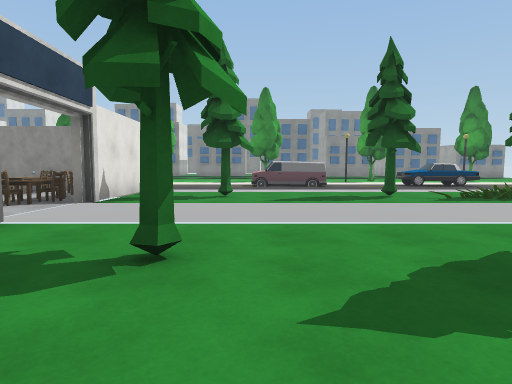
view 1 (above)

24 first-person views from a walk through a Unity game level. The camera is 1.2 m above the floor, tilts 4° down and sees 75° across. The floor is counted in squares, 2 m on a side. Each view is taken from the middle of a square. On the plan, view 1 faces up. The plan holds only what a view shows up to about 10 squares ahead; the rest is blank. The place goes on beyond the plan. The player is left out. Some surface patterns are stand-ins.

view 2
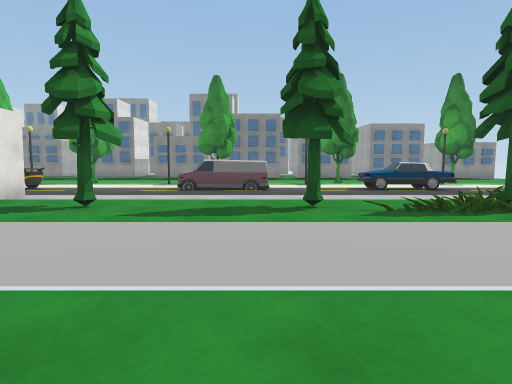

view 3
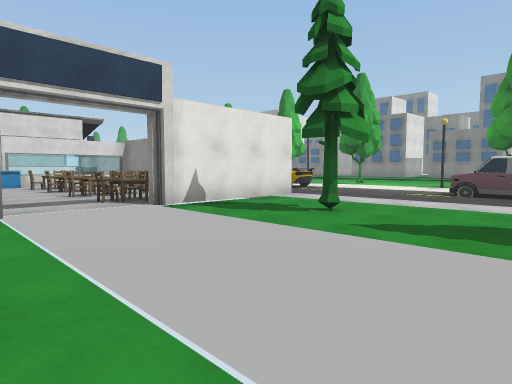

view 4
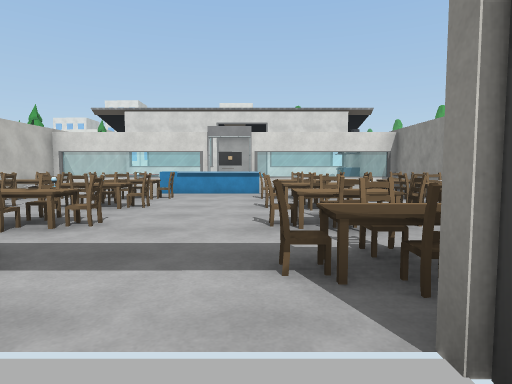

view 5
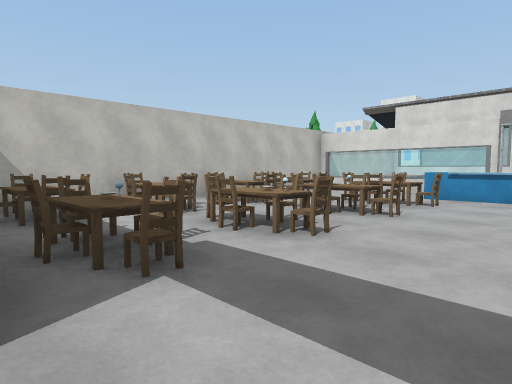

view 6
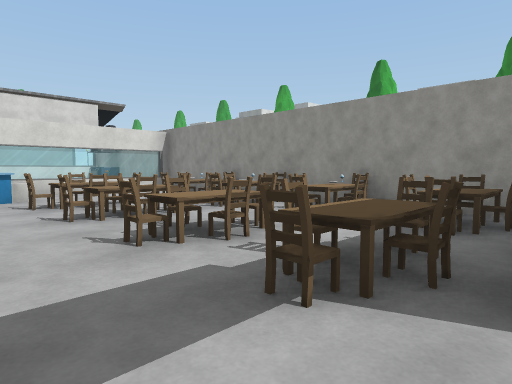

view 7
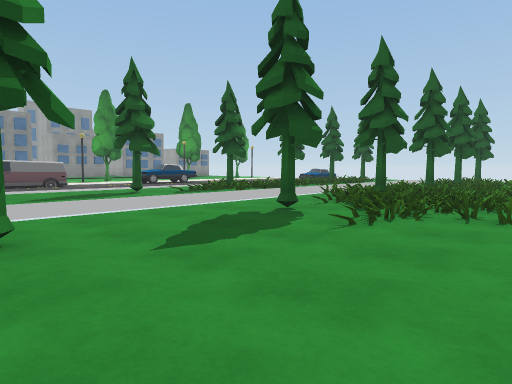

view 8
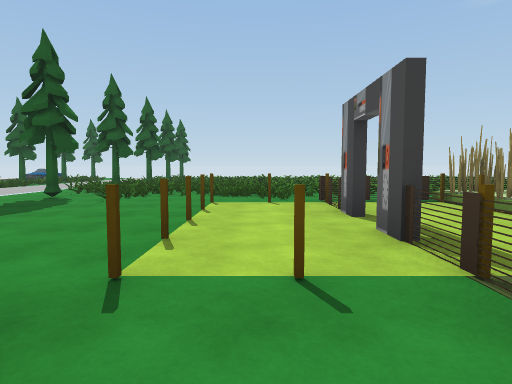

view 9
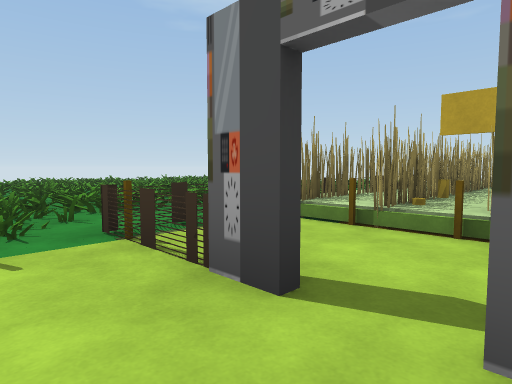

view 10
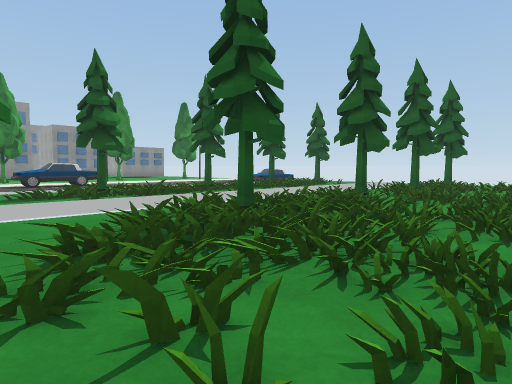

view 11
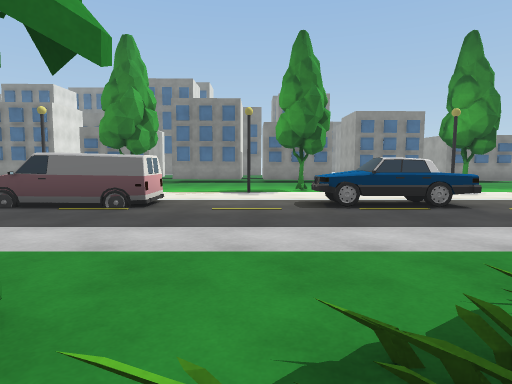

view 12
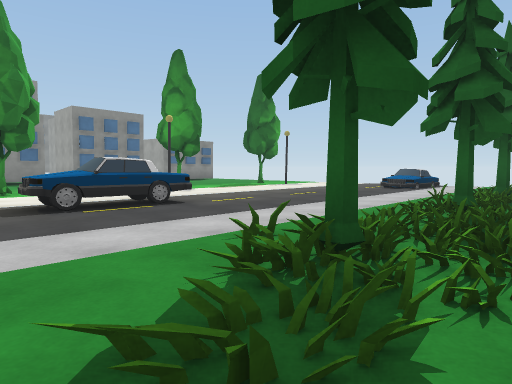

view 13
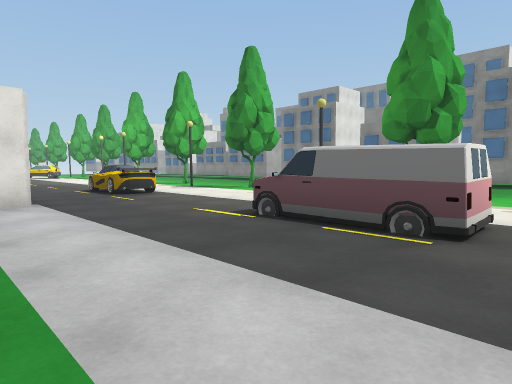

view 14
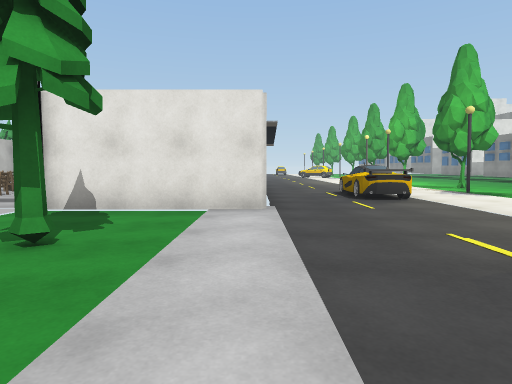

view 15
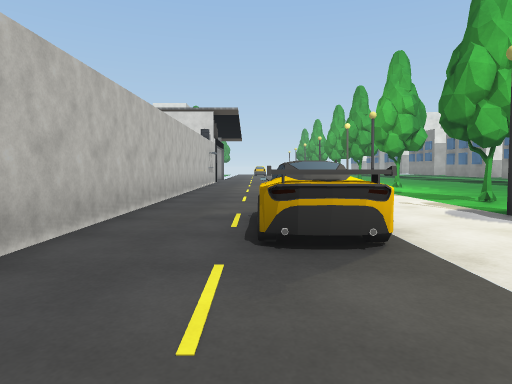

view 16
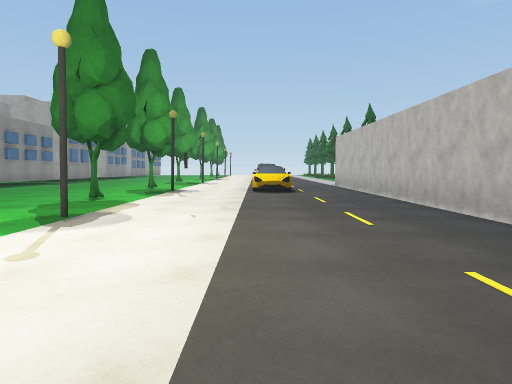

view 17
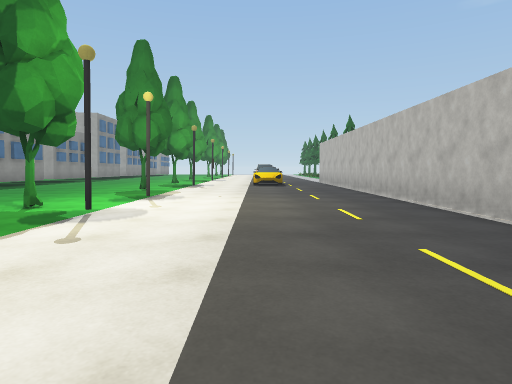

view 18
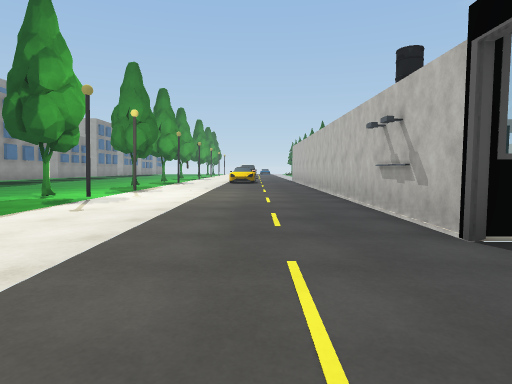

view 19
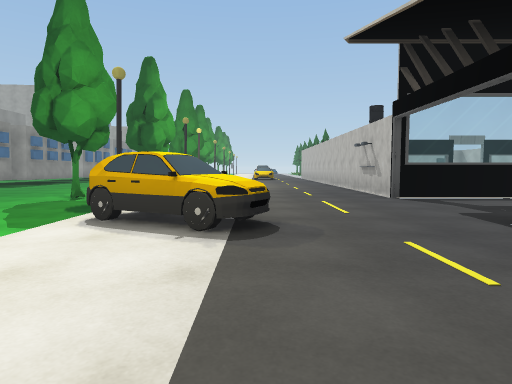

view 20
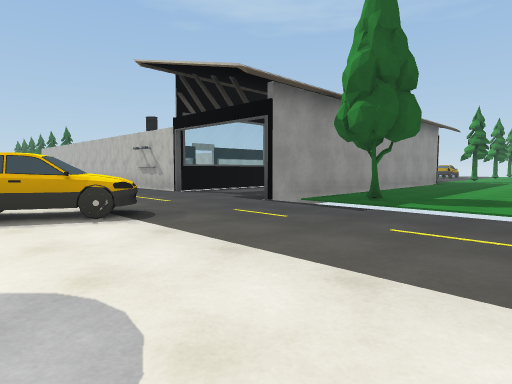

view 21
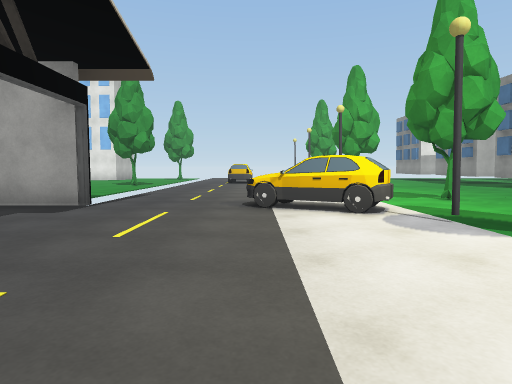

view 22
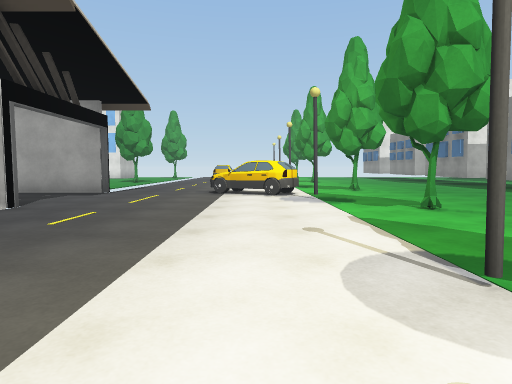

view 23
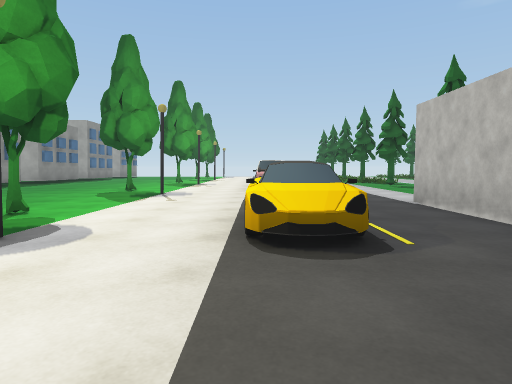

view 24
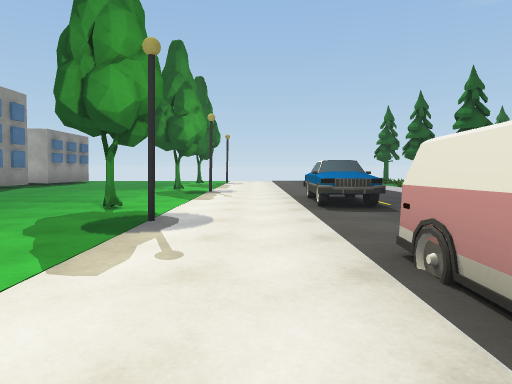

### Floor plan
Key: @ floor where view 1 was taken; # wall or solid block; x gap in a wall; . main floor; : floor 0.25 m higher than the main floor; / step, stairs or slope; = window, fence, low wall or low ledge; ^ raised ledge; O other object.
Columns run from 25 left of view 1 to 11 right of it. Each row starts with its distance up from view 1.
 16   .O....O...O............O..........
 15   ....=..........O...O........O....O
 14 .O...OO....O..O....O....O....O....O.
 13 .....O.........O.....................
 12 ....OO.............OO....OOO..OOO....
 11 ...................OO....OOO..OOO....
 10 .....................................
  9     #...##O#####O#OO#O#..............
  8 ...O#...#     .OOOOOOO#........=///.=
  7 ....#. .#     .OOOOOOO#.O...O//O//O..
  6  ...#        =..OOOOOO#.......=////=
  5  ...#        #^OO.OOOO...............
  4  ...#        #  ..OO.O...............
  3   ..         # ^O.OO.O#........###...
  2              O .OOOOOO .O...O/=O=#O.#
  1                .OOOOOO  ...///==.#=:=
  0                 OOOOOO ..@.......:#=
 -1               #### ####......
 -2                      ........==
 -3                        O##OOO..O.
 -4                          # O.: =.:=
 -5                          ###.. =:.
 -6                           #O   .==
 -7                           ##     x
 -8                           ###=
 -9                           ##
-10                           #
-11                           ##
-12                            #
-13                            #

Where each view was taken, in squares from view 1:
view 1: 0 up, 0 right, facing up
view 2: 2 up, 2 right, facing up
view 3: 3 up, 2 right, facing up-left
view 4: 5 up, 2 left, facing left
view 5: 5 up, 3 left, facing down-left
view 6: 4 up, 3 left, facing up-left
view 7: 1 down, 1 left, facing up-right
view 8: 2 down, 4 left, facing right
view 9: 2 down, 1 left, facing down-right
view 10: 1 down, 3 right, facing up-right
view 11: 6 up, 4 right, facing up
view 12: 6 up, 4 right, facing up-right
view 13: 8 up, 3 right, facing up-left
view 14: 9 up, 2 right, facing left
view 15: 11 up, 2 left, facing left
view 16: 12 up, 15 left, facing right
view 17: 12 up, 18 left, facing right
view 18: 11 up, 20 left, facing right
view 19: 12 up, 24 left, facing right
view 20: 14 up, 25 left, facing down-right
view 21: 12 up, 15 left, facing left
view 22: 13 up, 12 left, facing left
view 23: 12 up, 9 left, facing right
view 24: 13 up, 0 right, facing right
